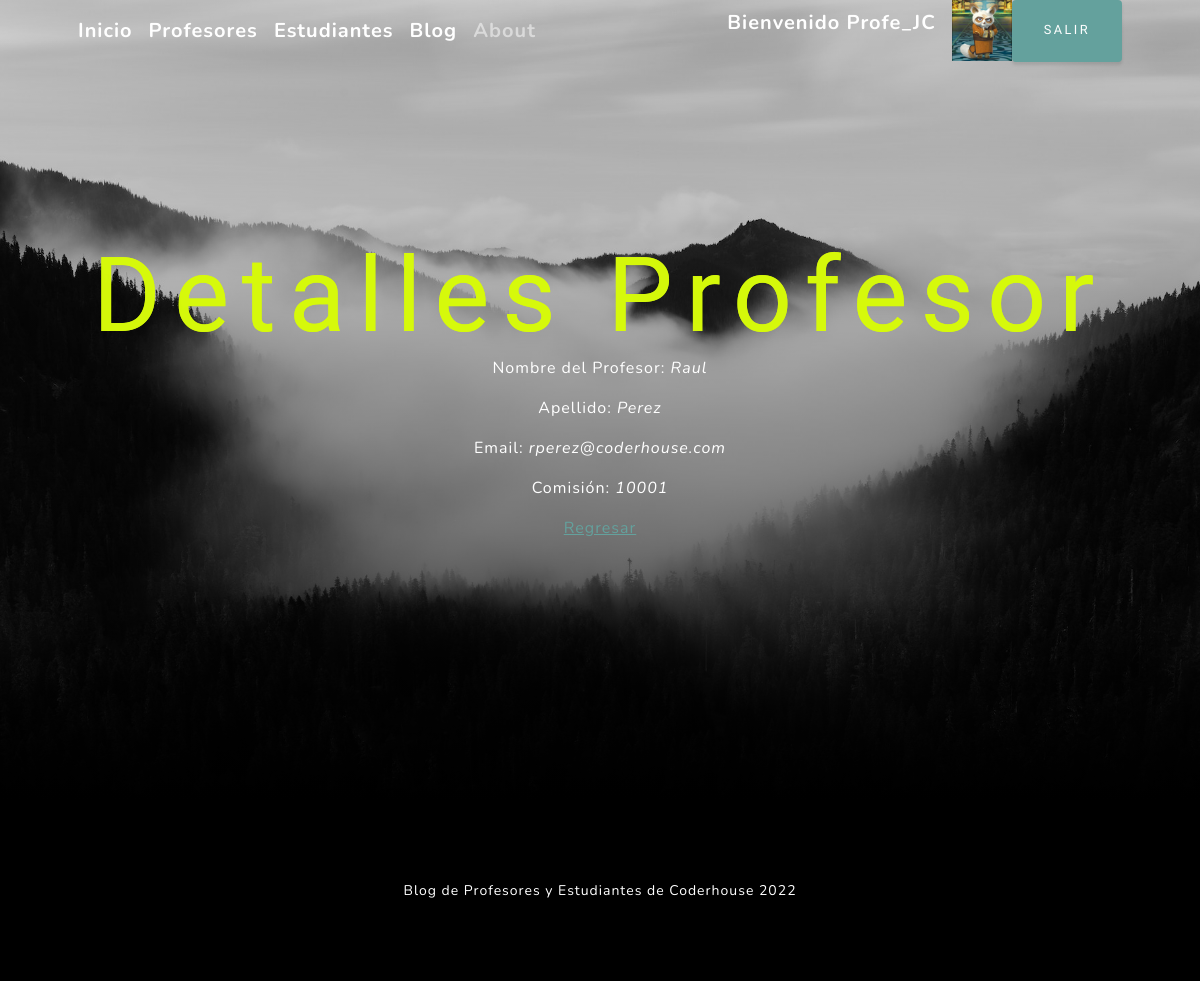
The app's page /Aplicacion/Ppost/1/ (signed in), older data.
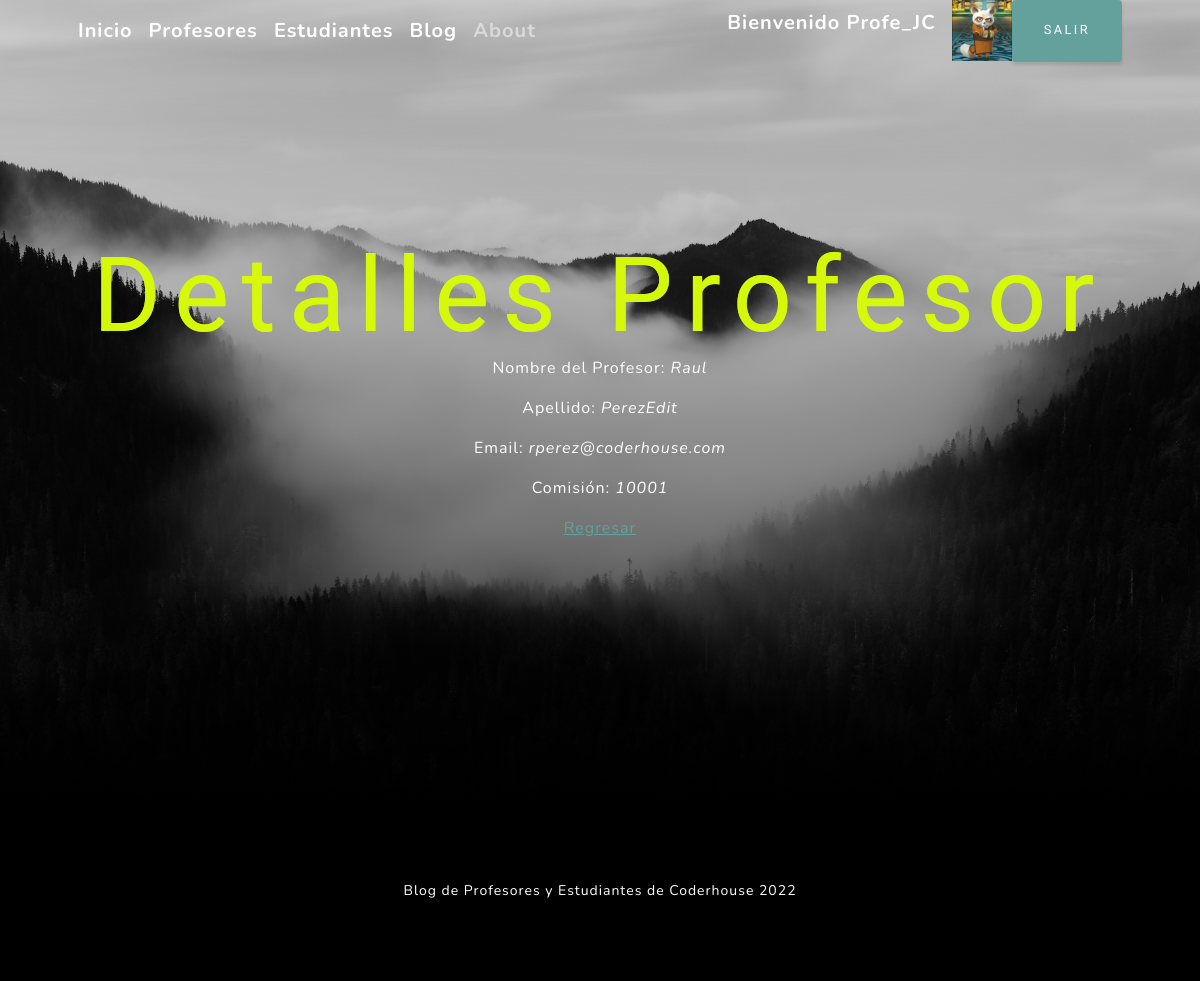
The same page, newer data.
### Aplicacion/models.py (models this page shows, shortened)
class Profesor(models.Model):
    nombre = models.CharField(max_length=200)
    apellido = models.CharField(max_length=200)
    email = models.EmailField()
    comision = models.IntegerField()
    class Meta:
        verbose_name = "Profesor"
        verbose_name_plural = "profesores"

### Aplicacion/views.py (the view)
# urls.py: re_path(r'^Ppost/(?P<pk>\d+)/$', views.ProfesorDetalle.as_view(), name='TeacherDetail'),
class ProfesorDetalle(DetailView):
    model = Profesor
    template_name = "Aplicacion/Profesores/profesorDetalle.html"

### Aplicacion/templates/Aplicacion/Profesores/profesorDetalle.html
{% extends "Aplicacion/padre.html" %}
{% block contenidoModificable %}
    <h1>Detalles Profesor</h1>
{% endblock %}
{% block contenido2 %}
<body>
    <p>Nombre del Profesor: <i>{{ profesor.nombre }} </i></p>
    <p>Apellido: <i>{{ profesor.apellido }}</i></p>
    <p>Email: <i>{{ profesor.email }} </i></p>
    <p>Comisión: <i>{{ profesor.comision }} </i></p>
    <p>
        <a href="{% url 'ListProfesores' %}">Regresar</a>
    </p>
</body>
{% endblock %}

Row changes from the older to the newer data that the page shows:
changed Profesor "Raul": apellido "Perez" → "PerezEdit"
